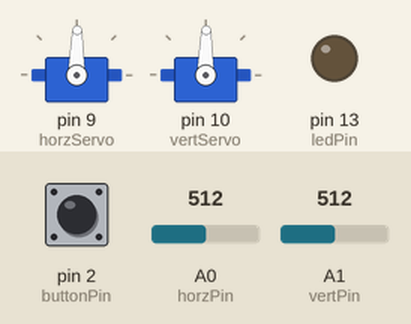
This sketch was run on a simulated Arduino Uno, built with avr-gcc and run on an emulated ATmega328P. On the bench: 2 × servo, output pins drawn as LEDs (lit = HIGH). The test bench sets the inputs (shaded band); at power-on: A0 (horzPin) = 512, A1 (vertPin) = 512, pin 2 (buttonPin) LOW.

Above: at 1.2 s.
1.3 s: A0 (horzPin) set to 716
At 2.0 s:
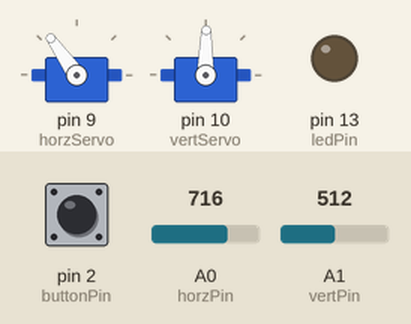
2.8 s: A1 (vertPin) set to 716
At 3.2 s:
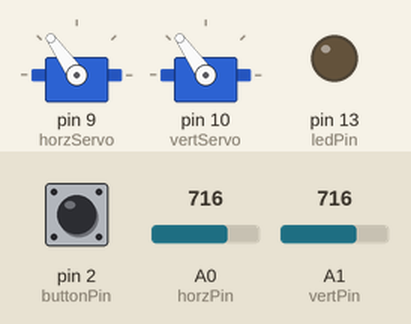
4.3 s: pin 2 (buttonPin) pulled HIGH for 0.15 s
At 4.6 s:
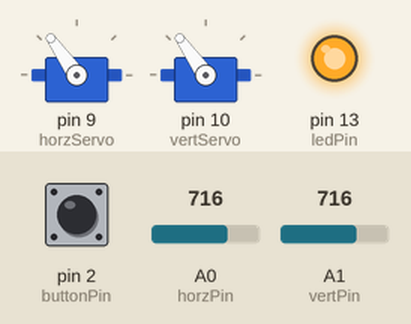
5.9 s: A0 (horzPin) set to 900
At 7.0 s:
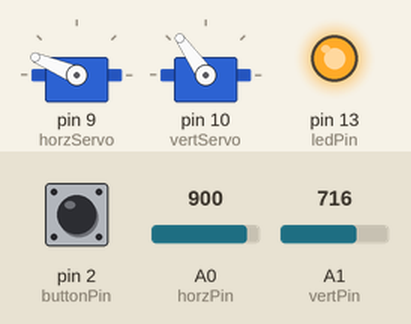
7.4 s: A1 (vertPin) set to 900
At 8.1 s:
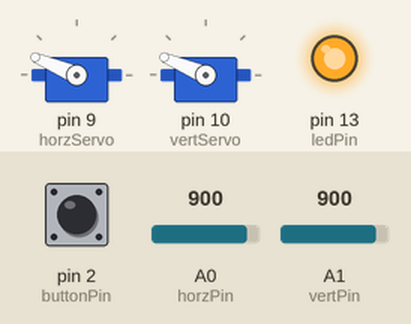
8.9 s: pin 2 (buttonPin) pulled HIGH for 1 s
At 9.5 s:
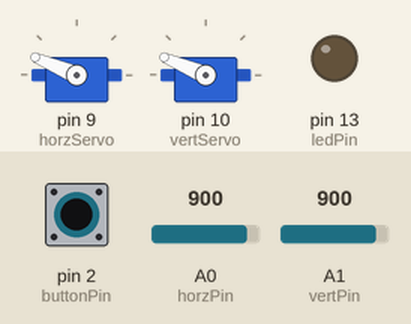
Timing chart, 0 to 11.9 s (numbered marks = the images above; inputs shaded):
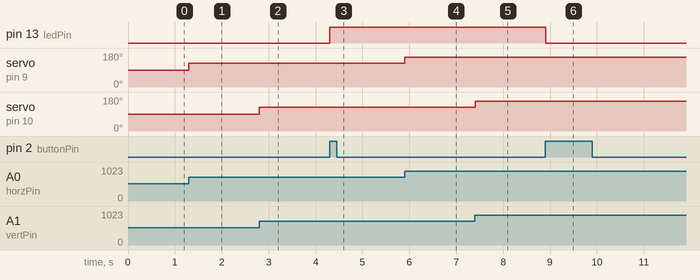

Measured:
- after the input at 1.3 s, servo on pin 9 (horzServo): 89° → 125° at once
- after the input at 2.8 s, servo on pin 10 (vertServo): 89° → 125° at once
- after the input at 4.3 s, pin 13 (ledPin): LOW → HIGH at once
- after the input at 5.9 s, servo on pin 9 (horzServo): 125° → 157° at once
- after the input at 7.4 s, servo on pin 10 (vertServo): 125° → 157° at once
- after the input at 8.9 s, pin 13 (ledPin): HIGH → LOW at once

The sketch:

radar1.ino
```cpp
/**

* PanTiltControl

*/


 #include <Servo.h>


 Servo horzServo; // Create a servo object for the pan (horizontal) servo

Servo vertServo; // Create a servo object for the tilt (vertical) servo


 const int ledPin = 13; // LED output pin

const int buttonPin = 2; //Input for joystick push button

int buttonState = 0;


 boolean lastButton = LOW;

boolean currentButton = LOW;

boolean ledOn = false;


 int horzPin = 0; // Analog input for the joystick horizontal axis

int vertPin = 1; // Analog input for the joystick vertical axis

int vertVal; // Value read from the vertical axis

int horzVal; // Value read from the horizontal axis


 /**

* Setup

*/

void setup()

{

  pinMode (ledPin, OUTPUT); // initialize pin as output

  pinMode (buttonPin, INPUT); // initialize pin as input

  horzServo.attach(9); // Use pin 9 PWM output for horizontal servo

  vertServo.attach(10); // Use pin 10 PWM output for vertical servo

}

boolean debounce (boolean last)

{

  boolean current = digitalRead (buttonPin);

  if (last != current)

  {

    delay(5);

    current = digitalRead(buttonPin);

  }

  return current;

}


 /**

* Main program loop

*/

void loop()

{

  currentButton = debounce (lastButton);

  if (lastButton == LOW && currentButton == HIGH)

  {

    ledOn= !ledOn;

      }

      lastButton = currentButton;

    digitalWrite (ledPin, ledOn);


  horzVal = analogRead(horzPin); // Read joystick horizontal position

  horzVal = map(horzVal, 0, 1023, 0, 179); // Scale reading to suit servo

  horzServo.write(horzVal); // Move servo to required position


   vertVal = analogRead(vertPin); // Read joystick vertical position

  vertVal = map(vertVal, 0, 1023, 0, 179); // Scale reading to suit servo

  vertServo.write(vertVal); // Move servo to required position

  delay(15); // Give the servos time to settle


}
```
